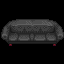

A level layout from a 2D game, rendered from its tile map. Below: a short description, then the map file with its tile-grid data intact:
An orthogonal 4x4 tile map with 16x16 px tiles, 5 tile layers (Back, Buildings, Paths, Front, ...).

<map version="1.8" tiledversion="1.8.4" orientation="orthogonal" renderorder="right-down" width="4" height="4" tilewidth="16" tileheight="16" infinite="0" nextlayerid="7" nextobjectid="1">
 <tileset firstgid="1" name="townInterior" tilewidth="16" tileheight="16" tilecount="2176" columns="32">
  <image source="townInterior.png" width="512" height="1088" />
 </tileset>
 <layer id="2" name="Back" width="4" height="4">
  <data encoding="csv">
0,0,0,0,
0,0,0,0,
0,0,0,0,
0,0,0,0
</data>
 </layer>
 <layer id="3" name="Buildings" width="4" height="4">
  <data encoding="csv">
0,0,0,0,
0,0,0,0,
589,590,590,591,
0,0,0,0
</data>
 </layer>
 <layer id="4" name="Paths" width="4" height="4">
  <data encoding="csv">
0,0,0,0,
0,0,0,0,
0,0,0,0,
0,0,0,0
</data>
 </layer>
 <layer id="5" name="Front" width="4" height="4">
  <data encoding="csv">
0,0,0,0,
557,558,558,559,
0,0,0,0,
0,0,0,0
</data>
 </layer>
 <layer id="6" name="AlwaysFront" width="4" height="4">
  <data encoding="csv">
0,0,0,0,
0,0,0,0,
0,0,0,0,
0,0,0,0
</data>
 </layer>
</map>
